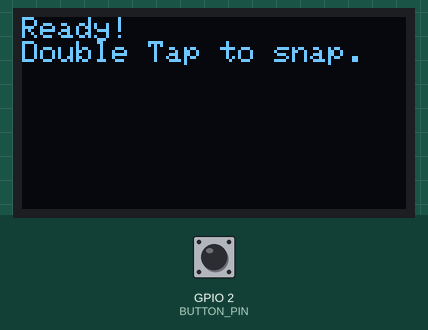
This sketch was run on a simulated Seeed XIAO ESP32-S3. Shown: 128×64 one-colour display. Inputs (shaded band) come from the test bench; at power-on: GPIO 2 (BUTTON_PIN) HIGH. WiFi joins after 1.5 s; servers stay silent unless stated; uploads are accepted with an empty reply; the camera gives no picture; what the sketch prints to the serial monitor is not drawn.

Above: at 3.1 s.
3.2 s: GPIO 2 (BUTTON_PIN) pulsed LOW 2 times (0.12 s each, 0.3 s apart)
At 3.77 s:
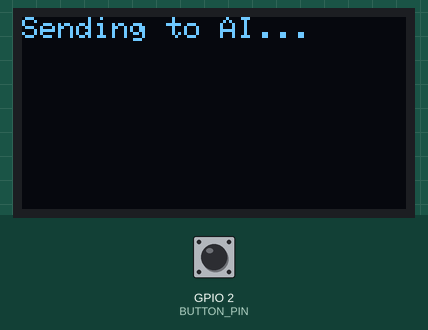
At 4.2 s:
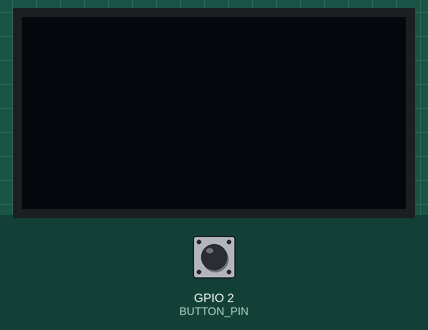
Timing chart, 0 to 6.2 s (numbered marks = the images above; inputs shaded):
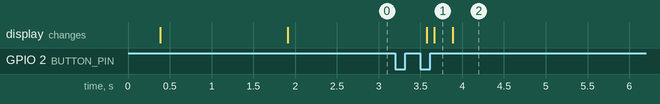

Measured:
- after the input at 3.2 s, the display: first changes after 0.38 s (image 1 shows a later state)

The sketch:

smart_glasses.ino
```cpp
#include <WiFi.h>
#include <HTTPClient.h>
#include "esp_camera.h"
#include <Wire.h>
#include <Adafruit_GFX.h>
#include <Adafruit_SSD1306.h>

// ======================= CONFIGURATION =======================
const char* ssid = "YOUR_WIFI_SSID";         // <-- INSERT YOUR WIFI SSID HERE
const char* password = "YOUR_WIFI_PASSWORD"; // <-- INSERT YOUR WIFI PASSWORD HERE
String serverUrl = "http://YOUR_SERVER_IP:8000/vision"; // <-- INSERT YOUR SERVER IP HERE (e.g. 192.168.1.xxx)

// OLED Display settings
#define SCREEN_WIDTH 128
#define SCREEN_HEIGHT 64
#define OLED_RESET -1
#define OLED_I2C_ADDRESS 0x3C

// I2C Pins for XIAO ESP32S3
#define I2C_SDA 5 // D4
#define I2C_SCL 6 // D5

Adafruit_SSD1306 display(SCREEN_WIDTH, SCREEN_HEIGHT, &Wire, OLED_RESET);

// Button settings
#define BUTTON_PIN 2 // D1
bool buttonPressed = false;
unsigned long lastDebounceTime = 0;
unsigned long debounceDelay = 50;

// Double tap detection variables
unsigned long lastTapTime = 0;
const unsigned long doubleTapDelay = 400; // time in ms to wait for the second tap
int tapCount = 0;

// Camera Pins for Seeed Studio XIAO ESP32S3 Sense (OV2640)
#define PWDN_GPIO_NUM     -1
#define RESET_GPIO_NUM    -1
#define XCLK_GPIO_NUM     10
#define SIOD_GPIO_NUM     40
#define SIOC_GPIO_NUM     39
#define Y9_GPIO_NUM       48
#define Y8_GPIO_NUM       11
#define Y7_GPIO_NUM       12
#define Y6_GPIO_NUM       14
#define Y5_GPIO_NUM       16
#define Y4_GPIO_NUM       18
#define Y3_GPIO_NUM       17
#define Y2_GPIO_NUM       15
#define VSYNC_GPIO_NUM    38
#define HREF_GPIO_NUM     47
#define PCLK_GPIO_NUM     13
// =============================================================

void displayMessage(String msg) {
  display.clearDisplay();
  display.setTextSize(1);
  display.setTextColor(SSD1306_WHITE);
  display.setCursor(0, 0);
  // println handles wrapping nicely as long as words are shorter than screen width,
  // but Adafruit_GFX automatically wraps characters by default.
  display.println(msg);
  display.display();
}

void setupCamera() {
  camera_config_t config;
  config.ledc_channel = LEDC_CHANNEL_0;
  config.ledc_timer = LEDC_TIMER_0;
  config.pin_d0 = Y2_GPIO_NUM;
  config.pin_d1 = Y3_GPIO_NUM;
  config.pin_d2 = Y4_GPIO_NUM;
  config.pin_d3 = Y5_GPIO_NUM;
  config.pin_d4 = Y6_GPIO_NUM;
  config.pin_d5 = Y7_GPIO_NUM;
  config.pin_d6 = Y8_GPIO_NUM;
  config.pin_d7 = Y9_GPIO_NUM;
  config.pin_xclk = XCLK_GPIO_NUM;
  config.pin_pclk = PCLK_GPIO_NUM;
  config.pin_vsync = VSYNC_GPIO_NUM;
  config.pin_href = HREF_GPIO_NUM;
  config.pin_sscb_sda = SIOD_GPIO_NUM;
  config.pin_sscb_scl = SIOC_GPIO_NUM;
  config.pin_pwdn = PWDN_GPIO_NUM;
  config.pin_reset = RESET_GPIO_NUM;
  config.xclk_freq_hz = 20000000;

  // Set resolution. VGA works well without blowing up PSRAM
  config.frame_size = FRAMESIZE_VGA;
  config.pixel_format = PIXFORMAT_JPEG;
  config.grab_mode = CAMERA_GRAB_WHEN_EMPTY;
  config.fb_location = CAMERA_FB_IN_PSRAM;
  config.jpeg_quality = 12; // 0-63, lower means better quality
  config.fb_count = 1;

  // Initialize camera
  esp_err_t err = esp_camera_init(&config);
  if (err != ESP_OK) {
    Serial.printf("Camera init failed with error 0x%x\n", err);
    displayMessage("Camera Init Failed");
    return;
  }
}

void setup() {
  Serial.begin(115200);

  // Setup I2C & OLED
  Wire.begin(I2C_SDA, I2C_SCL);
  if (!display.begin(SSD1306_SWITCHCAPVCC, OLED_I2C_ADDRESS)) {
    Serial.println(F("SSD1306 allocation failed"));
    for(;;);
  }
  displayMessage("Booting...");

  // Setup Button with internal pull up resistor
  pinMode(BUTTON_PIN, INPUT_PULLUP);

  // Setup ESP32 Camera
  setupCamera();

  // Connect to Wi-Fi
  WiFi.begin(ssid, password);
  displayMessage("Connecting to Wi-Fi...");
  while (WiFi.status() != WL_CONNECTED) {
    delay(500);
    Serial.print(".");
  }
  Serial.println("\nWiFi connected");

  displayMessage("Ready!\nDouble Tap to snap.");
}

void captureAndSend() {
  displayMessage("Capturing image...");

  // Capture an image
  camera_fb_t * fb = esp_camera_fb_get();
  if (!fb) {
    displayMessage("Camera capture failed");
    return;
  }

  displayMessage("Sending to AI...");
  if (WiFi.status() == WL_CONNECTED) {
    HTTPClient http;
    http.begin(serverUrl);

    // We send raw JPEG data directly
    http.addHeader("Content-Type", "image/jpeg");

    // Execute POST Request
    int httpResponseCode = http.POST(fb->buf, fb->len);

    if (httpResponseCode > 0) {
      // Receive AI description
      String response = http.getString();
      Serial.print("HTTP Code: ");
      Serial.println(httpResponseCode);
      Serial.println("Response: " + response);

      // Display the response from FastAPI directly on the OLED
      // Adafruit_GFX handles text wrapping
      displayMessage(response);
    } else {
      Serial.print("Error on sending POST: ");
      Serial.println(httpResponseCode);
      displayMessage("Server Error /\nConnection Failed");
    }
    http.end();
  } else {
    displayMessage("WiFi Disconnected. Rechecking...");
  }

  // Very important to free memory back to ESP32 core
  esp_camera_fb_return(fb);
}

void loop() {
  // Read button
  int reading = digitalRead(BUTTON_PIN);
  static int lastButtonState = HIGH;
  static int buttonState = HIGH;

  // Debouncing logic
  if (reading != lastButtonState) {
    lastDebounceTime = millis();
  }

  if ((millis() - lastDebounceTime) > debounceDelay) {
    if (reading != buttonState) {
      buttonState = reading;

      // If button is depressed (LOW because of INPUT_PULLUP)
      if (buttonState == LOW) {
        unsigned long currentTime = millis();
        // Check if double tap threshold is met
        if (currentTime - lastTapTime < doubleTapDelay && tapCount == 1) {
          Serial.println("Double Tap Detected!");
          captureAndSend();
          tapCount = 0; // Reset tap counting
        } else {
          // It's the first tap
          tapCount = 1;
          lastTapTime = currentTime;
        }
      }
    }
  }

  // Timeout logic to reset tap count if second press takes too long
  if (tapCount == 1 && (millis() - lastTapTime) > doubleTapDelay) {
    // Single tap timeout
    tapCount = 0;
  }

  lastButtonState = reading;
}
```
